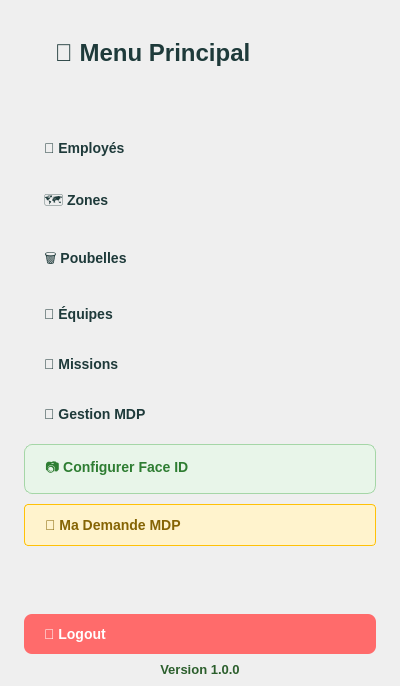
      <widget class="QWidget" name="pageMainMenu">
       <property name="styleSheet">
        <string notr="true">
         QPushButton {
            background: transparent;
            border: none;
            padding: 12px 20px;
            text-align: left;
            font-size: 14px;
            font-weight: 500;
            color: #1E3A3A;
            border-radius: 8px;
            margin: 2px 15px;
         }
         QPushButton:hover { background-color: rgba(255,255,255,0.4); }
         QLabel { color: #2C5F2D; font-weight: bold; font-size: 13px; }
         QLabel#labelMainTitle {
            color: #1E3A3A;
            font-size: 24px;
            font-weight: bold;
            padding: 20px;
            border-bottom: 3px solid #9BE15D;
            margin: 10px 20px;
         }
         QPushButton#btnLogout {
            background-color: #FF6B6B;
            color: white;
            font-weight: bold;
            margin-top: 20px;
         }
        </string>
       </property>
       <layout class="QHBoxLayout" name="mainMenuLayout">
        <property name="spacing">
         <number>0</number>
        </property>
        <property name="leftMargin">
         <number>0</number>
        </property>
        <property name="topMargin">
         <number>0</number>
        </property>
        <property name="rightMargin">
         <number>0</number>
        </property>
        <property name="bottomMargin">
         <number>0</number>
        </property>
        <item>
         <widget class="QFrame" name="menuFrame">
          <property name="minimumSize">
           <size>
            <width>400</width>
            <height>0</height>
           </size>
          </property>
          <property name="maximumSize">
           <size>
            <width>400</width>
            <height>16777215</height>
           </size>
          </property>
          <property name="styleSheet">
           <string notr="true">
            QFrame { border-right: 1px solid #E0E0E0; }
           </string>
          </property>
          <layout class="QVBoxLayout" name="menuLayout">
           <item>
            <widget class="QLabel" name="labelMainTitle">
             <property name="text">
              <string>👥 Menu Principal</string>
             </property>
            </widget>
           </item>
           <item>
            <spacer name="spacerTop">
             <property name="orientation">
              <enum>Qt::Orientation::Vertical</enum>
             </property>
             <property name="sizeType">
              <enum>QSizePolicy::Policy::Fixed</enum>
             </property>
             <property name="sizeHint" stdset="0">
              <size>
               <width>20</width>
               <height>20</height>
              </size>
             </property>
            </spacer>
           </item>
           <item>
            <widget class="QPushButton" name="btnEmployes">
             <property name="text">
              <string>💼 Employés</string>
             </property>
            </widget>
           </item>
           <item>
            <widget class="QPushButton" name="btnZones">
             <property name="text">
              <string>🗺️ Zones</string>
             </property>
            </widget>
           </item>
           <item>
            <widget class="QPushButton" name="btnPoubelles">
             <property name="text">
              <string>🗑️ Poubelles</string>
             </property>
            </widget>
           </item>
           <item>
            <widget class="QPushButton" name="btnEquipes">
             <property name="text">
              <string>👥 Équipes</string>
             </property>
            </widget>
           </item>
           <item>
            <widget class="QPushButton" name="btnMissions">
             <property name="text">
              <string>🎯 Missions</string>
             </property>
            </widget>
           </item>
           <item>
            <widget class="QPushButton" name="btnGestionMDP">
             <property name="text">
              <string>🔑 Gestion MDP</string>
             </property>
            </widget>
           </item>
           <item>
            <widget class="QPushButton" name="btnConfigFaceID">
             <property name="text">
              <string>📷 Configurer Face ID</string>
             </property>
             <property name="styleSheet">
              <string notr="true">background-color: #e8f5e9; color: #2e7d32; border: 1px solid #a5d6a7;</string>
             </property>
            </widget>
           </item>
           <item>
            <widget class="QPushButton" name="btnCheckStatusMenu">
             <property name="text">
              <string>🔔 Ma Demande MDP</string>
             </property>
             <property name="styleSheet">
              <string notr="true">background-color: #fff3cd; color: #856404; font-weight: bold; border: 1px solid #ffc107; border-radius: 4px;</string>
             </property>
             <property name="visible">
              <bool>false</bool>
             </property>
            </widget>
           </item>
           <item>
            <spacer name="verticalSpacer">
             <property name="orientation">
              <enum>Qt::Orientation::Vertical</enum>
             </property>
             <property name="sizeHint" stdset="0">
              <size>
               <width>20</width>
               <height>40</height>
              </size>
             </property>
            </spacer>
           </item>
           <item>
            <widget class="QPushButton" name="btnLogout">
             <property name="text">
              <string>🚪 Logout</string>
             </property>
            </widget>
           </item>
           <item>
            <widget class="QLabel" name="labelVersion">
             <property name="text">
              <string>Version 1.0.0</string>
             </property>
             <property name="alignment">
              <set>Qt::AlignmentFlag::AlignCenter</set>
             </property>
            </widget>
           </item>
          </layout>
         </widget>
        </item>
        <item>
         <widget class="QFrame" name="imageFrame">
          <property name="styleSheet">
           <string notr="true">border-image: url(:/pp2.jpg);
            QFrame {
                background-color: white;
                background-image: url(:/bf.png);
                background-repeat: no-repeat;
                background-position: center;
                border: none;
            }
           </string>
          </property>
         </widget>
        </item>
       </layout>
      </widget>
